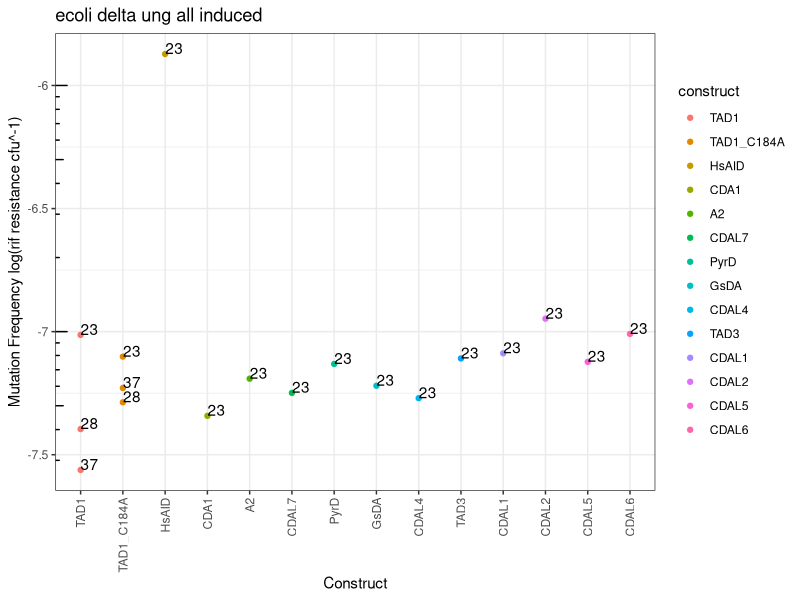
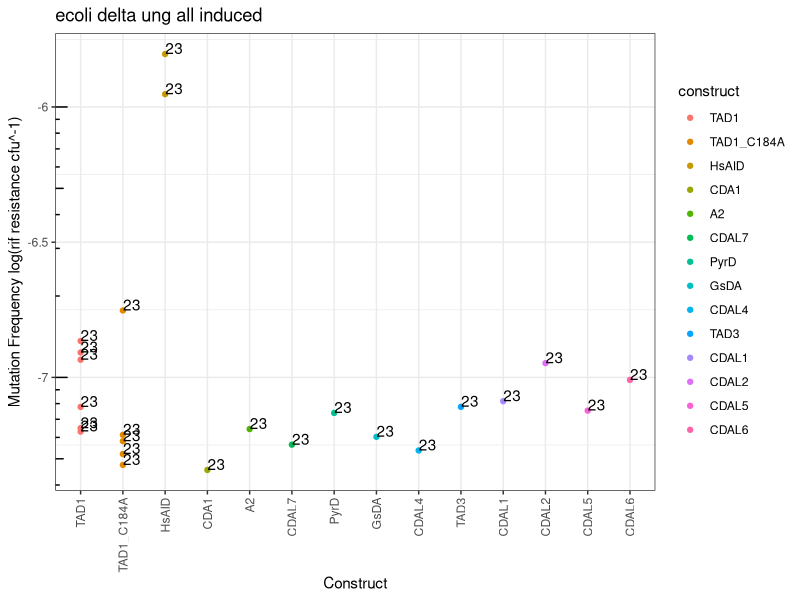
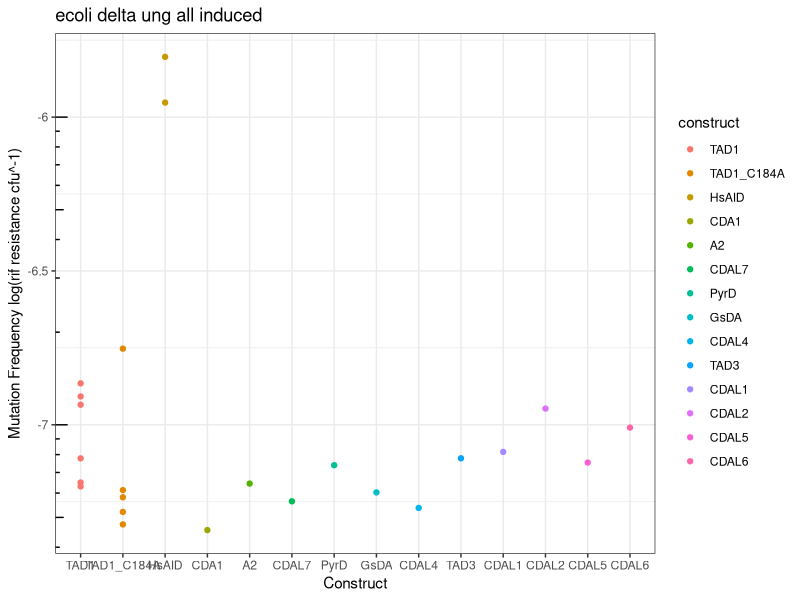
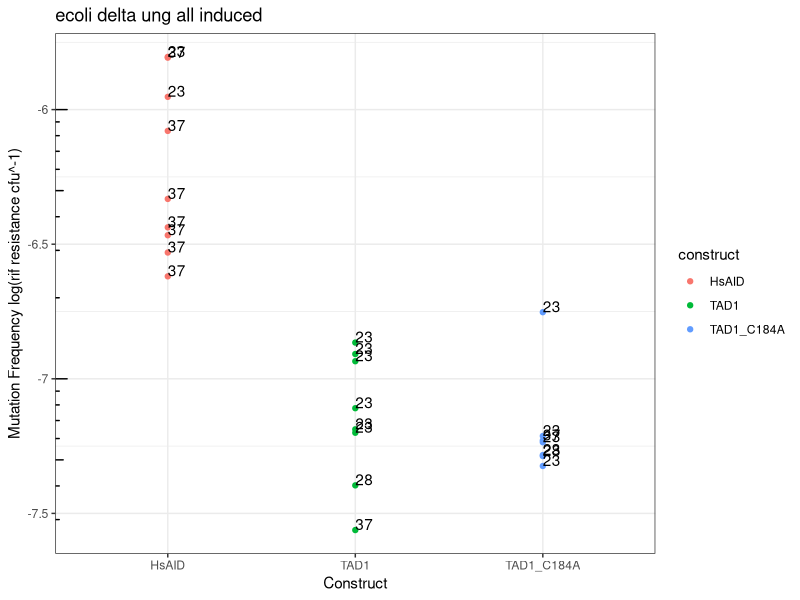
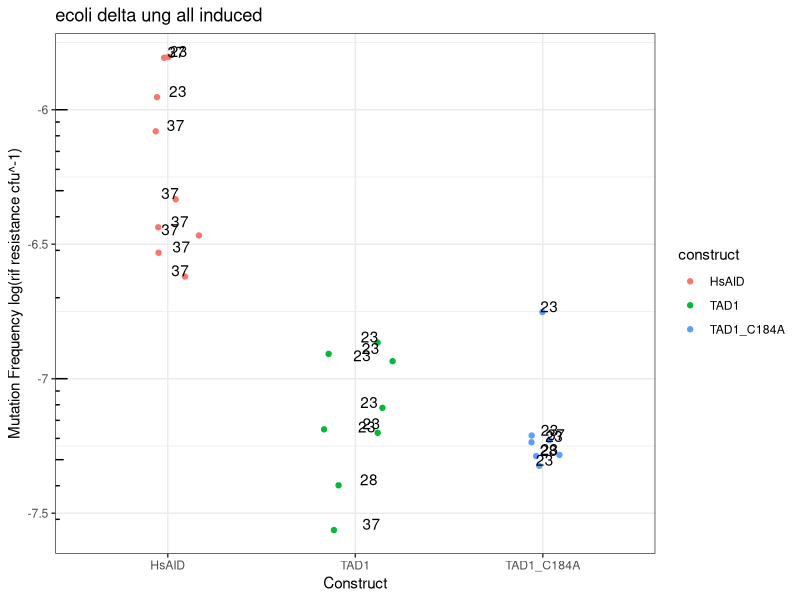
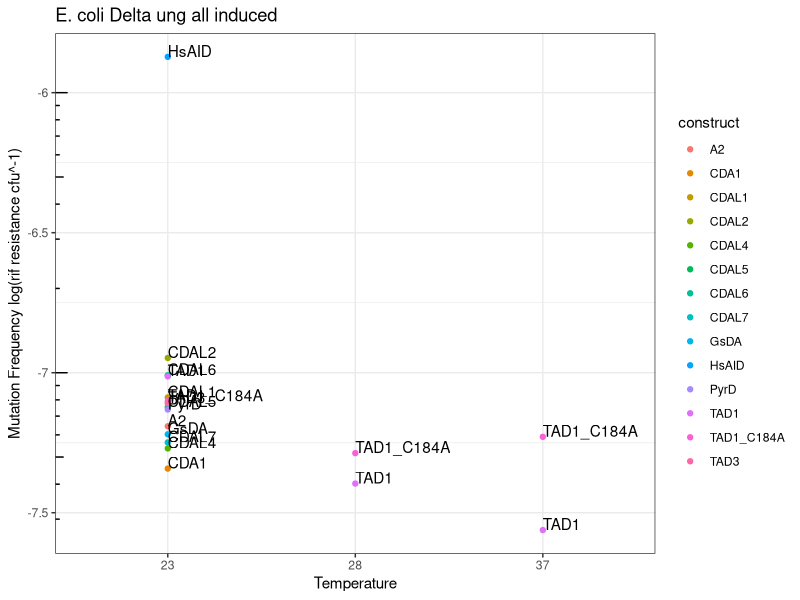
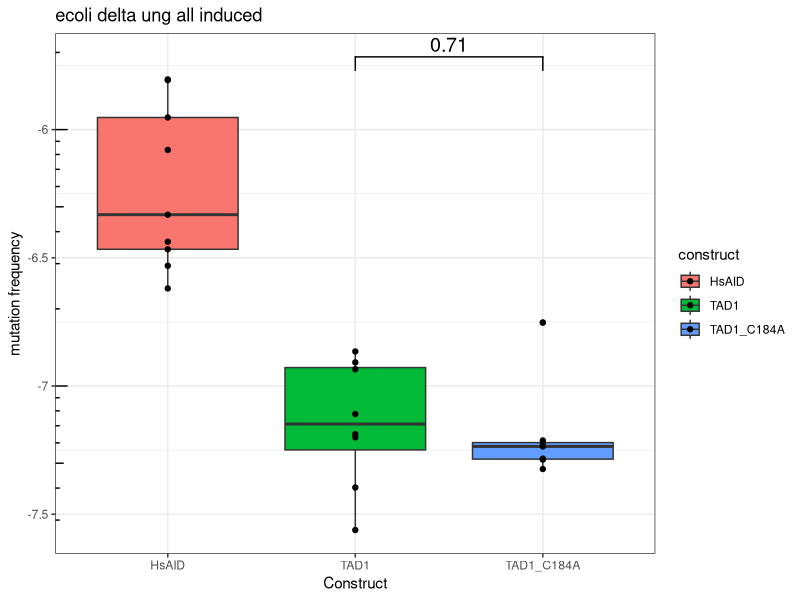
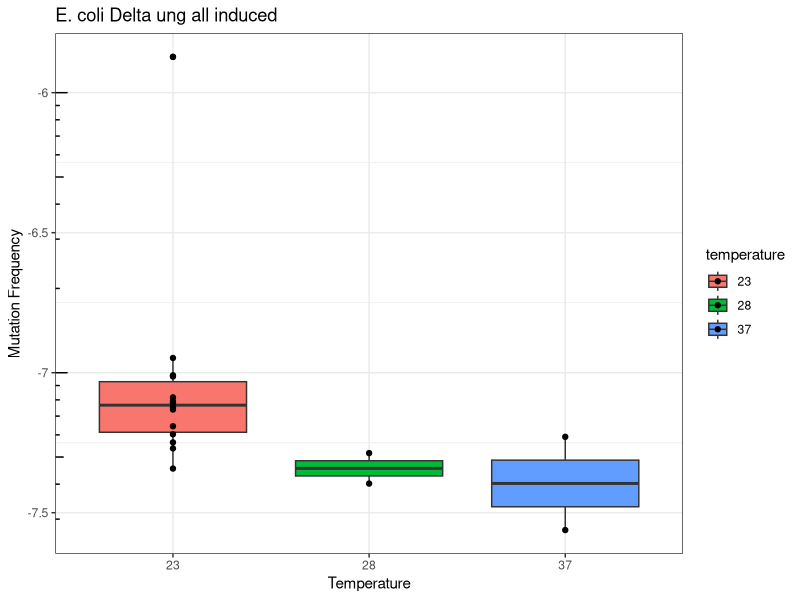

The R script that drew these images, in order:
## ---- chunk 1
knitr::opts_chunk$set(echo = TRUE)
## ---- chunk 2
library(tidyverse)
library(ggplot2)
library(ggsignif)
library(ggpubr)
library(readxl)
library(scales)
## ---- chunk 3
df <- read_xlsx("TAD1_temp_trial.xlsx")
head(df)
## ---- chunk 4
constructs_mut <- df %>% filter(construct %in% c('TAD1', 'TAD1_C184A', 'HsAID', 'CDA1', 'A2', 'CDAL7', 'PyrD', 'GsDA', 'CDAL4', 'TAD3', 'CDAL1', 'CDAL2', 'CDAL5', 'CDAL6')) %>%
  group_by(construct, temperature) %>% 
  summarize(mut_freq=mean(`mut_freq`, na.rm=TRUE)) %>% drop_na()

constructs_mut$construct <- factor(constructs_mut$construct, levels=c('TAD1', 'TAD1_C184A', 'HsAID', 'CDA1', 'A2', 'CDAL7', 'PyrD', 'GsDA', 'CDAL4', 'TAD3', 'CDAL1', 'CDAL2', 'CDAL5', 'CDAL6'))
ggplot(constructs_mut,
      aes(x=construct, y=mut_freq, fill=construct, label=temperature))+
  geom_point(position = position_dodge(width = 0.9), aes(color=construct))+
  geom_text(hjust=0, vjust=0)+
  scale_y_log10(breaks=trans_breaks("log10", function(x) 10^x),
                labels=trans_format("log10",  math_format(.x)))+
  labs(x = 'Construct', y='Mutation Frequency log(rif resistance cfu^-1)', title="ecoli delta ung all induced")+
  theme_bw()+
  scale_x_discrete(guide = guide_axis(angle = 90))+
  annotation_logticks(sides='l')

## ---- chunk 5
constructs_mut <- df %>%
  filter(construct %in% c('TAD1', 'TAD1_C184A', 'HsAID', 'CDA1', 'A2', 'CDAL7', 'PyrD', 'GsDA', 'CDAL4', 'TAD3', 'CDAL1', 'CDAL2', 'CDAL5', 'CDAL6'), temperature %in% c('23'))

constructs_mut$construct <- factor(constructs_mut$construct, levels=c('TAD1', 'TAD1_C184A', 'HsAID', 'CDA1', 'A2', 'CDAL7', 'PyrD', 'GsDA', 'CDAL4', 'TAD3', 'CDAL1', 'CDAL2', 'CDAL5', 'CDAL6'))
ggplot(constructs_mut,
      aes(x=construct, y=mut_freq, fill=construct, label=temperature))+
  geom_point(position = position_dodge(width = 0.9), aes(color=construct))+
  geom_text(hjust=0, vjust=0)+
  scale_y_log10(breaks=trans_breaks("log10", function(x) 10^x),
                labels=trans_format("log10",  math_format(.x)))+
  labs(x = 'Construct', y='Mutation Frequency log(rif resistance cfu^-1)', title="ecoli delta ung all induced")+
  theme_bw()+
  scale_x_discrete(guide = guide_axis(angle = 90))+
  annotation_logticks(sides='l')
## ---- chunk 6
constructs_mut <- df %>%
  filter(construct %in% c('TAD1', 'TAD1_C184A', 'HsAID', 'CDA1', 'A2', 'CDAL7', 'PyrD', 'GsDA', 'CDAL4', 'TAD3', 'CDAL1', 'CDAL2', 'CDAL5', 'CDAL6'), temperature %in% c('23'))

constructs_mut$construct <- factor(constructs_mut$construct, levels=c('TAD1', 'TAD1_C184A', 'HsAID', 'CDA1', 'A2', 'CDAL7', 'PyrD', 'GsDA', 'CDAL4', 'TAD3', 'CDAL1', 'CDAL2', 'CDAL5', 'CDAL6'))

ggplot(constructs_mut,
      aes(x=construct, y=mut_freq, fill=construct)) +
  geom_point(position = position_dodge(width = 0.9), aes(color=construct)) +
  scale_y_log10(breaks=trans_breaks("log10", function(x) 10^x),
                labels=trans_format("log10",  math_format(.x))) +
  labs(x = 'Construct', y='Mutation Frequency log(rif resistance cfu^-1)', title="ecoli delta ung all induced") +
  theme_bw() +
  annotation_logticks(sides='l')

## ---- chunk 7
df <- read_xlsx("TAD1_temp_trial.xlsx")
df2 <- read_xlsx("delta_ung_37_master.xlsx")
value_to_keep_construct <- 'HsAID'
values_to_keep_induction <- 'induced'
mask_induction <- df2$induction %in% values_to_keep_induction
mask_construct <- df2$construct == value_to_keep_construct
combined_mask <- mask_induction & mask_construct
df2 <- subset(df2, combined_mask)
df3 <- rbind(df, df2)
head(df3)
## ---- chunk 8
constructs_mut <- df3 %>%
  filter(construct %in% c('HsAID', 'TAD1', 'TAD1_C184A'))

constructs_mut$construct <- factor(constructs_mut$construct, levels=c('HsAID', 'TAD1', 'TAD1_C184A'))
ggplot(constructs_mut,
      aes(x=construct, y=mut_freq, fill=construct, label=temperature))+
  geom_point(position = position_dodge(width = 0.9), aes(color=construct))+
  geom_text(hjust=0, vjust=0)+
  scale_y_log10(breaks=trans_breaks("log10", function(x) 10^x),
                labels=trans_format("log10",  math_format(.x)))+
  labs(x = 'Construct', y='Mutation Frequency log(rif resistance cfu^-1)', title="ecoli delta ung all induced")+
  theme_bw()+
  annotation_logticks(sides='l')
## ---- chunk 9
# jittered plot
constructs_mut <- df3 %>%
  filter(construct %in% c('HsAID', 'TAD1', 'TAD1_C184A'))

constructs_mut$construct <- factor(constructs_mut$construct, levels=c('HsAID', 'TAD1', 'TAD1_C184A'))

ggplot(constructs_mut,
       aes(x=construct, y=mut_freq, fill=construct, label=temperature)) +
  geom_point(position = position_jitter(width = 0.2), aes(color=construct)) +
  geom_text(position = position_jitterdodge(jitter.width = 0.2, dodge.width = 0.9),
            hjust=0, vjust=0) +
  scale_y_log10(breaks=trans_breaks("log10", function(x) 10^x),
                labels=trans_format("log10",  math_format(.x))) +
  labs(x = 'Construct', y='Mutation Frequency log(rif resistance cfu^-1)', title="ecoli delta ung all induced") +
  theme_bw() +
  annotation_logticks(sides='l')
## ---- chunk 10
temperature_mut <- df %>% filter(temperature %in% c('23', '28', '37')) %>%
  group_by(temperature, construct) %>% 
  summarize(mut_freq = mean(`mut_freq`, na.rm = TRUE)) %>% drop_na()

temperature_mut$temperature <- factor(temperature_mut$temperature, levels = c('23', '28', '37'))
ggplot(temperature_mut,
      aes(x = temperature, y = mut_freq, fill = construct, label = construct)) +
  geom_point(position = position_dodge(width = 0), aes(color = construct)) +
  geom_text(hjust = 0, vjust = 0) +
  scale_y_log10(breaks = trans_breaks("log10", function(x) 10^x),
                labels = trans_format("log10", math_format(.x))) +
  labs(x = 'Temperature', y = 'Mutation Frequency log(rif resistance cfu^-1)', title = "E. coli Delta ung all induced") +
  theme_bw() +
  annotation_logticks(sides = 'l')
## ---- chunk 11
ggplot(constructs_mut,
      aes(x = construct, y=mut_freq, fill=construct))+
  geom_boxplot()+
  geom_point(position = position_dodge(width = 0.9))+
  scale_y_log10(breaks=trans_breaks("log10", function(x) 10^x),
                labels=trans_format("log10",  math_format(.x)))+
  labs(x = 'Construct', y='mutation frequency', title="ecoli delta ung all induced")+
  geom_signif(comparisons=list(c('TAD1', 'TAD1_C184A')), 
              test=t.test, textsize=5)+
  theme_bw()+
  annotation_logticks(sides='l')
## ---- chunk 12
ggplot(temperature_mut,
       aes(x = temperature, y = mut_freq, fill = temperature)) +
  geom_boxplot() +
  geom_point(position = position_dodge(width = 0.9)) +
  scale_y_log10(breaks = trans_breaks("log10", function(x) 10^x),
                labels = trans_format("log10", math_format(.x))) +
  labs(x = 'Temperature', y = 'Mutation Frequency', title = "E. coli Delta ung all induced") +
  theme_bw() +
  annotation_logticks(sides = 'l')
